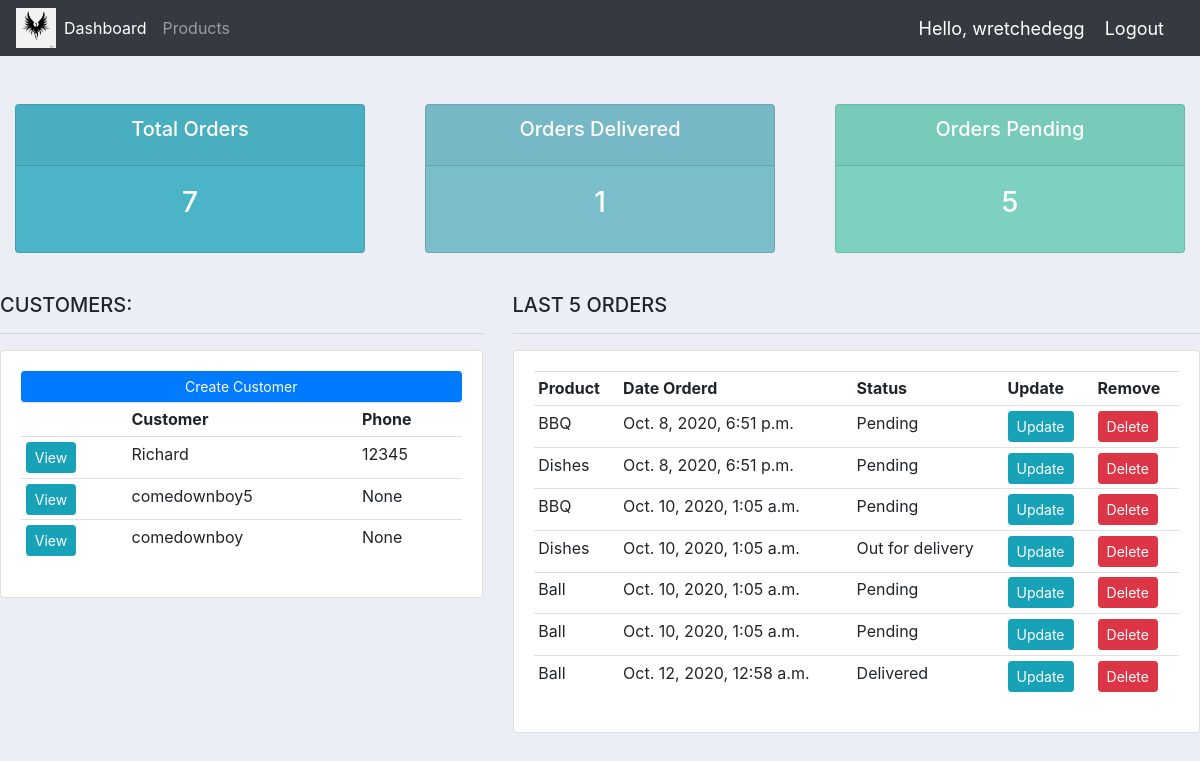
The app's page / (signed in) with its own data.
### accounts/models.py (models this page shows, shortened)
class Customer(models.Model):
    user = models.OneToOneField(User, null=True, blank=True, on_delete=models.CASCADE)
    name = models.CharField(max_length=200, null=True)
    phone = models.CharField(max_length=200, null=True)
    email = models.CharField(max_length=200, null=True)
    profile_pic = models.ImageField(null=True,default="logo.png", blank=True)
    date_created = models.DateTimeField(auto_now_add=True)

class Order(models.Model):
	STATUS = (
			('Pending', 'Pending'),
			('Out for delivery', 'Out for delivery'),
			('Delivered', 'Delivered'),
			)
	customer = models.ForeignKey(Customer, null=True, on_delete= models.SET_NULL)
	product = models.ForeignKey(Product, null=True, on_delete= models.SET_NULL)
	date_created = models.DateTimeField(auto_now_add=True, null=True)
	status = models.CharField(max_length=200, null=True, choices=STATUS)
	note = models.CharField(max_length=1000, null=True)

class Product(models.Model):
    CATEGORY = (
        ('Indoor', 'Indoor'),
        ('Ourtdoor', 'Outdoor')
    )
    name = models.CharField(max_length=200, null=True)
    price = models.FloatField(null=True)
    category = models.CharField(max_length=200, null=True, choices = CATEGORY)
    description = models.CharField(max_length=200, null=True, blank=True)
    date_created = models.DateTimeField(auto_now_add=True)
    tags = models.ManyToManyField(Tag)
    def __str__(self):
        return self.name

### accounts/decorators.py (the view)
	def wrapper_function(request, *args, **kwargs):
		group = None
		if request.user.groups.exists():
			group = request.user.groups.all()[0].name
		if group == 'customer':
			return redirect('user-page')
		if group == 'admin':
			return view_func(request, *args, **kwargs)

### accounts/views.py (called while the page is built)
@login_required(login_url='login')
@admin_only
def home(request):
	orders = Order.objects.all()
	customers = Customer.objects.all()
	total_customers = customers.count()
	total_orders = orders.count()
	delivered = orders.filter(status='Delivered').count()
	pending = orders.filter(status='Pending').count()
	context = {'orders':orders, 'customers':customers,
	'total_orders':total_orders,'delivered':delivered,
	'pending':pending }
	return render(request, 'accounts/dashboard.html', context)

### accounts/templates/accounts/dashboard.html
{%  extends 'accounts/main.html' %}
{% block content %}
{%  include 'accounts/status.html' %}
<br>
<div class="row">
	<div class="col-md-5">
		<h5>CUSTOMERS:</h5>
		<hr>
		<div class="card card-body">
			<a class="btn btn-primary  btn-sm btn-block" href="">Create Customer</a>
			<table class="table table-sm">
				<tr>
					<th></th>
					<th>Customer</th>
					<th>Phone</th>
				</tr>
				{% for customer in customers %}
				<tr>
					<td><a class="btn btn-sm btn-info" href="{% url 'customer' customer.id %}">View</a></td>
					<td>{{customer.name}}</td>
					<td>{{customer.phone}}</td>
				</tr>
				{% endfor %}
			</table>
		</div>
	</div>
	<div class="col-md-7">
		<h5>LAST 5 ORDERS</h5>
		<hr>
		<div class="card card-body">
			<table class="table table-sm">
				<tr>
					<th>Product</th>
					<th>Date Orderd</th>
					<th>Status</th>
					<th>Update</th>
					<th>Remove</th>
				</tr>
				{% for order in orders %}
				<tr>
					<td>{{order.product}}</td>
					<td>{{order.date_created}}</td>
					<td>{{order.status}}</td>
					<td><a class="btn btn-sm btn-info" href="{% url 'update_order' order.id %}">Update</a></td>
					<td><a class="btn btn-sm btn-danger" href="{% url 'delete_order' order.id %}">Delete</a></td>
				</tr>
				{% endfor %}
			</table>
		</div>
	</div>
</div>
{% endblock %}

### accounts/templates/accounts/navbar.html (shortened to what this page needs)
{% load static %}
<nav class="navbar navbar-expand-lg navbar-dark bg-dark">
 <img src="{% static 'img/logo.png' %}" width="40px" height="40px">
  <div class="collapse navbar-collapse" id="navbarNav">
    <ul class="navbar-nav">
      {% if request.user.is_staff %}
      <li class="nav-item active">
        <a class="nav-link" href="{% url 'home' %}">Dashboard</a>
      </li>
      <li class="nav-item">
        <a class="nav-link" href="{% url 'products' %}">Products</a>
      </li>
      {% else %}
      <li class="nav-item">
        <a class="nav-link" href="{% url 'account' %}">Settings</a>
      </li>
      {% endif %}
    </ul>
  </div>
  <span class="hello-msg">Hello, {{request.user}}</span>
  <span ><a  class="hello-msg" href="{% url 'logout' %}">Logout</a></span>
</nav>

### static/css/main.css (style rules this page uses)
body { background-color: #ebeff5; }

### accounts/templates/accounts/navbar.html (style rules this page uses)
.hello-msg { font-size: 18px; color: #fff; margin-right: 20px; }

### records on screen
Customer: name "Richard", phone "12345"
Customer: name "comedownboy5", phone "None"
Customer: name "comedownboy", phone "None"
Order: product "BBQ", date_created "Oct. 8, 2020, 6:51 p.m.", status "Pending"
Order: product "Dishes", date_created "Oct. 8, 2020, 6:51 p.m.", status "Pending"
Order: product "BBQ", date_created "Oct. 10, 2020, 1:05 a.m.", status "Pending"
Order: product "Dishes", date_created "Oct. 10, 2020, 1:05 a.m.", status "Out for delivery"
Order: product "Ball", date_created "Oct. 10, 2020, 1:05 a.m.", status "Pending"
Order: product "Ball", date_created "Oct. 10, 2020, 1:05 a.m.", status "Pending"
Order: product "Ball", date_created "Oct. 12, 2020, 12:58 a.m.", status "Delivered"

### other values on screen
{{ request.user }} "wretchedegg"
{{ total_orders }} "7"
{{ delivered }} "1"
{{ pending }} "5"
